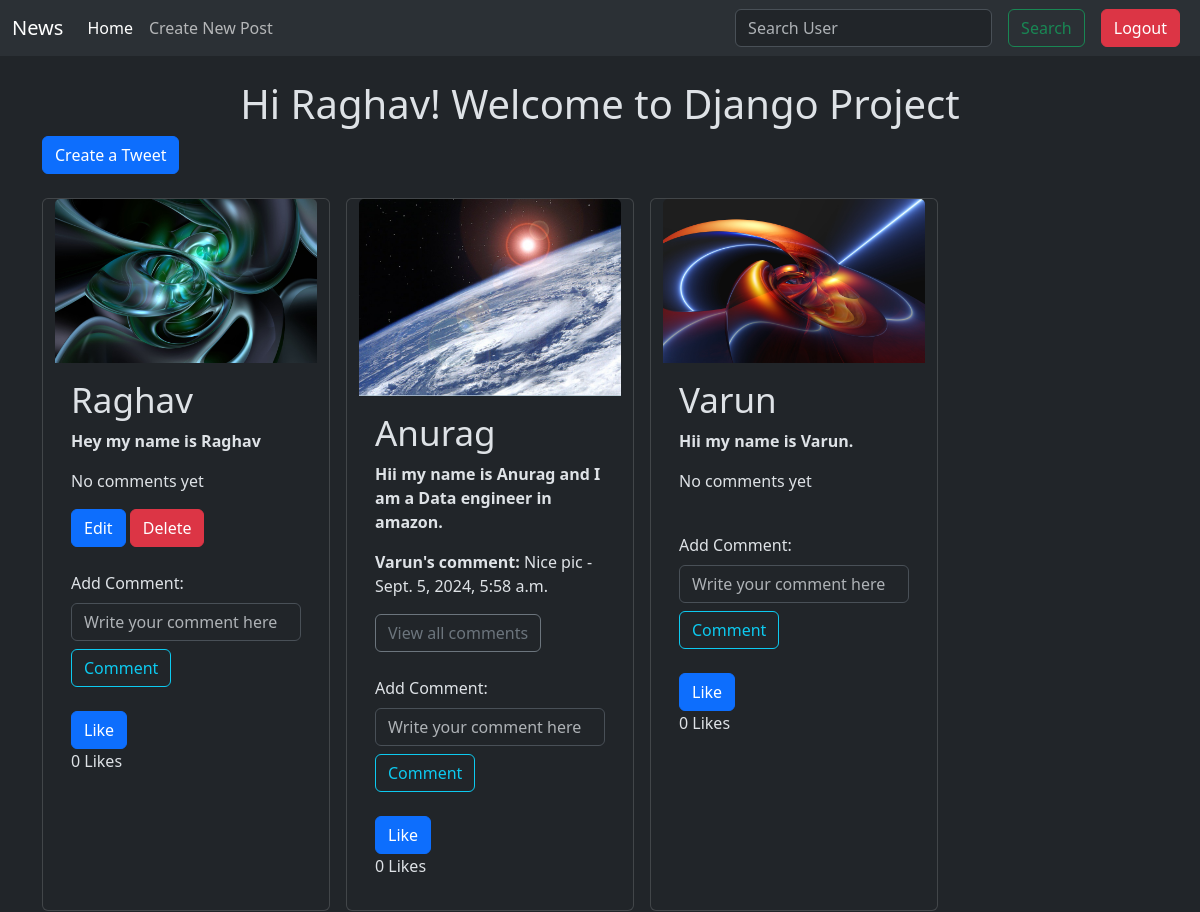
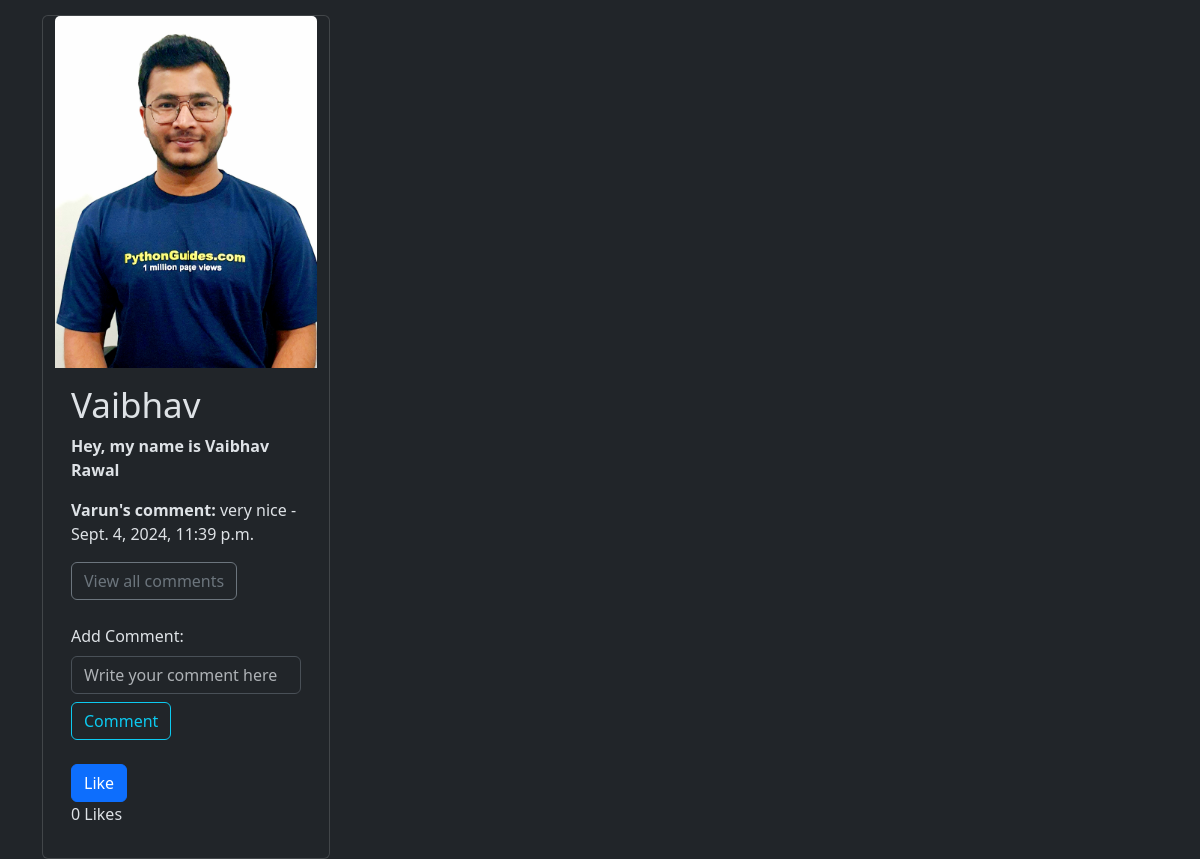
The page /tweet/ (signed in) on the database its author committed (2 pictures, top to bottom).
### tweet/models.py (models this page shows, shortened)
class Tweet(models.Model):
    user = models.ForeignKey(User, on_delete=models.CASCADE)
    text = models.TextField(max_length="500")
    photo = models.ImageField(upload_to="photos/", blank = True, null = True)
    created_at = models.DateTimeField(auto_now_add = True)
    updated_at = models.DateTimeField(auto_now_add = True)

class Comment(models.Model):
    user = models.ForeignKey(User, on_delete=models.CASCADE)
    tweet = models.ForeignKey(Tweet, related_name="comments" ,on_delete=models.CASCADE)
    comment_text = models.TextField()
    created_at = models.DateTimeField(auto_now_add=True)

### tweet/views.py (the view)
# urls.py: path("",lambda request: redirect("tweet_list")),
def tweet_list(request):
    tweets = Tweet.objects.all().order_by('-created_at')
    for tweet in tweets:
        tweet.user_liked = tweet.likes.filter(user=request.user).exists() if request.user.is_authenticated else False
    return render(request, 'tweet_list.html', {'tweets' : tweets})

### tweet/templates/tweet_list.html (shortened to what this page needs)
{% extends "layout.html" %}
{% block content %}
<h1 class="text-center mt-4">Hi {{ user.username|title }}! Welcome to Django Project</h1>
<a class="btn btn-primary mb-4" href="{% url 'tweet_create' %}">Create a Tweet</a>
<div class="container row gap-3">
    {% for tweet in tweets %}
    <div class="card" style="width: 18rem;">
        <img src="{{ tweet.photo.url }}" class="card-img-top" alt="...">
        <div class="card-body">
            <h5 class="card-title" style="font-size: 35px">{{ tweet.user.username|title }}</h5>
            <p class="card-text"><b>{{ tweet.text|capfirst }}</b></p>
            {% if tweet.comments.count > 0 %}
                <p><b>{{ tweet.comments.first.user.username|title }}'s comment:</b> {{ tweet.comments.first.comment_text }} - {{ tweet.comments.first.created_at }}</p>
                <a href="{% url 'tweet_detail' tweet.id %}" class="btn btn-outline-secondary">View all comments</a>
            {% else %}
                <p>No comments yet</p>
            {% endif %}
            {% if tweet.user == user %}
                <a href="{% url 'tweet_edit' tweet.id %}" class="btn btn-primary">Edit</a>
                <a href="{% url 'tweet_delete' tweet.id %}" class="btn btn-danger">Delete</a>
            {% endif %}
            <form method="POST" action="{% url 'add_comment' tweet.id %}">
                <label for="comments" class="mt-4">Add Comment:</label>
                <input type="text" name="comment_text" class="form-control mt-2" placeholder="Write your comment here" required>
                <button class="btn btn-outline-info mt-2" type="submit">Comment</button>
            </form>
            <div>
                {% if request.user.is_authenticated %}
                    {% if tweet.user_liked %}
                        <a href="{% url 'like_tweet' tweet.id %}" class="btn btn-danger mt-4">Unlike</a>
                    {% else %}
                        <a href="{% url 'like_tweet' tweet.id %}" class="btn btn-primary mt-4">Like</a>
                    {% endif %}
                {% else %}
                    <a href="{% url 'login' %}" class="btn btn-primary">Login to Like</a>
                {% endif %}
                <p>{{ tweet.likes.count }} Likes</p>
            </div>
        </div>
    </div>
    {% endfor %}
</div>
{% endblock content %}

### rows shown on the page
Tweet: photo (picture), user.username "Raghav", text "Hey my name is Raghav", shows "No comments yet", shows "Edit", shows "Like", likes.count "0"
Tweet: photo (picture), user.username "Anurag", text "Hii my name is Anurag and I am a Data engineer in amazon.", comments.first.user.username "Varun", comments.first.comment_text "Nice pic", comments.first.created_at "Sept. 5, 2024, 5:58 a.m.", shows "Like", likes.count "0"
Tweet: photo (picture), user.username "Varun", text "Hii my name is Varun.", shows "No comments yet", shows "Like", likes.count "0"
Tweet: photo (picture), user.username "Vaibhav", text "Hey, my name is Vaibhav Rawal", comments.first.user.username "Varun", comments.first.comment_text "very nice", comments.first.created_at "Sept. 4, 2024, 11:39 p.m.", shows "Like", likes.count "0"

### other values the page prints
{{ user.username|title }} "Raghav"
